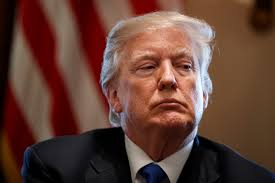
#> input picture Trump.jpg, 275 x 183 px
$ python Rotation.py
#> lines starting #> are read from the running program, lines starting #| are printed output that depends on the picture
import cv2
import numpy as np

image= cv2.imread("Trump.jpg")
#> image is the input picture: shape (183, 275, 3); mean B, G, R 52.6, 63.5, 98.1

height, width = image.shape[:2]
#> height = 183; width = 275

rotation_matrix = cv2.getRotationMatrix2D((width/2, height/2), 60, 1)
rotated_image = cv2.warpAffine(image, rotation_matrix, (width, height))
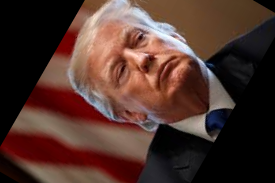
#> rotated_image: shape (183, 275, 3); mean B, G, R 44.3, 51.6, 79.1

cv2.imshow("Trump", image)
cv2.imshow("Rotated image", rotated_image)

cv2.waitKey(0)

cv2.destroyAllWindows()

$ run again, with Lighthouse.jpg copied over Trump.jpg
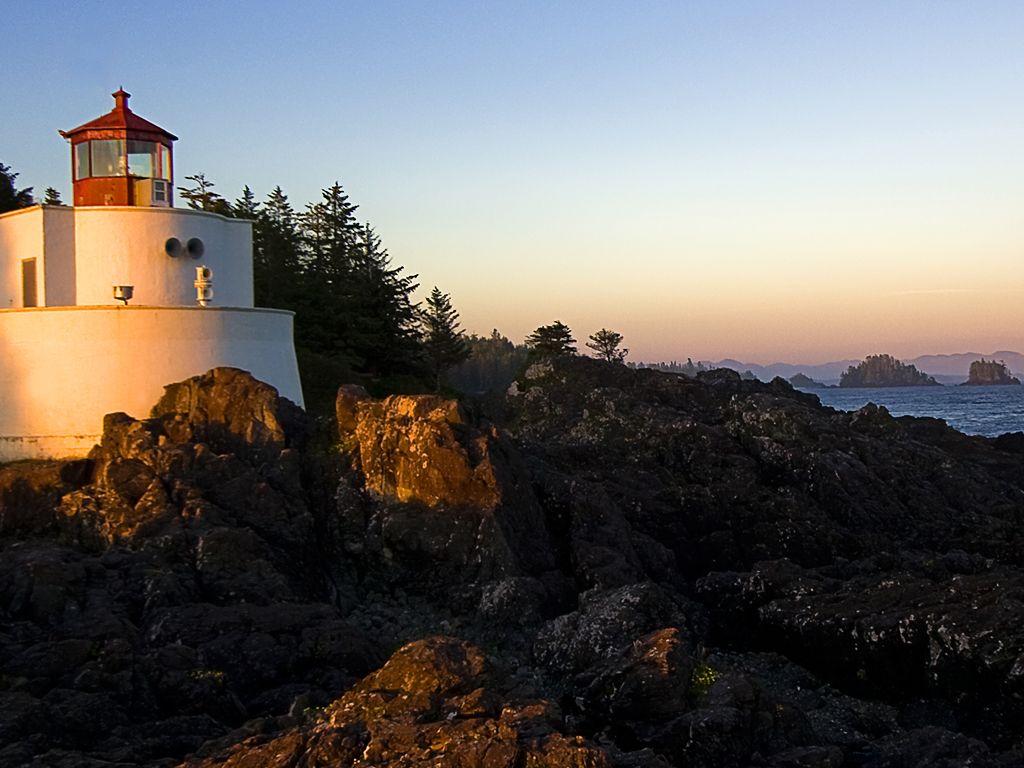
#> input picture Lighthouse.jpg, 1024 x 768 px
#> image is the input picture: shape (768, 1024, 3); mean B, G, R 98.4, 100.9, 104.2
#> `rotated_image = cv2.warpAffine(image, rotation_matrix, (width, height))`:
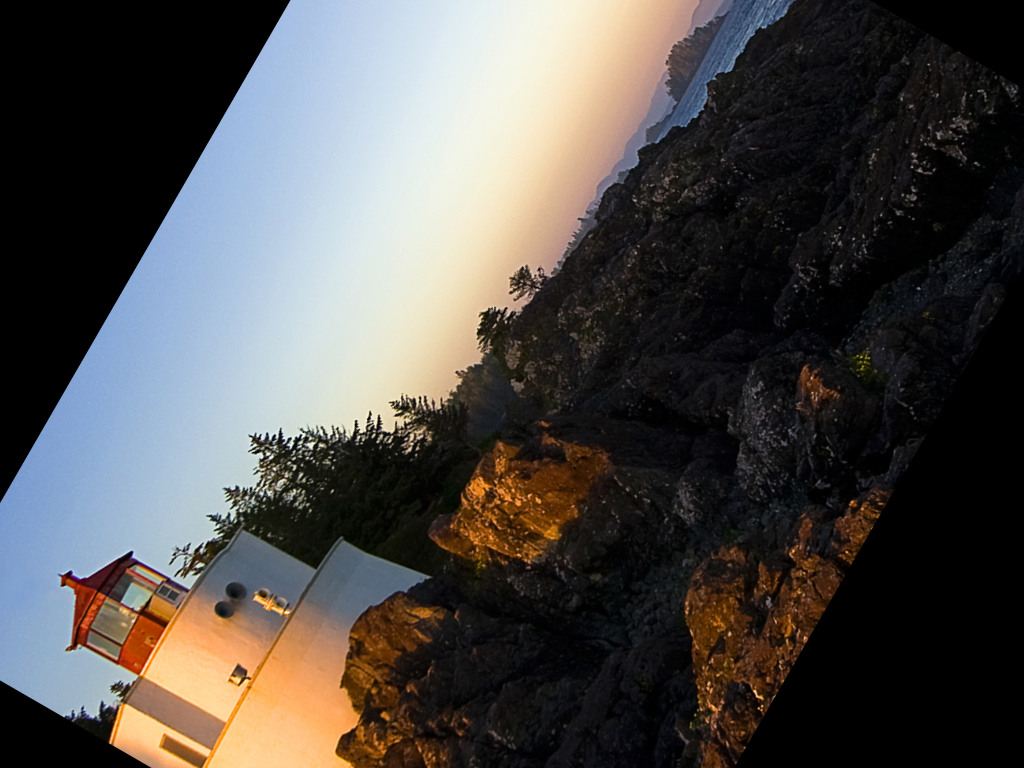
#> rotated_image: shape (768, 1024, 3); mean B, G, R 74.5, 76.8, 79.6

$ run again, with Moon sinking, sun rising.jpg copied over Trump.jpg
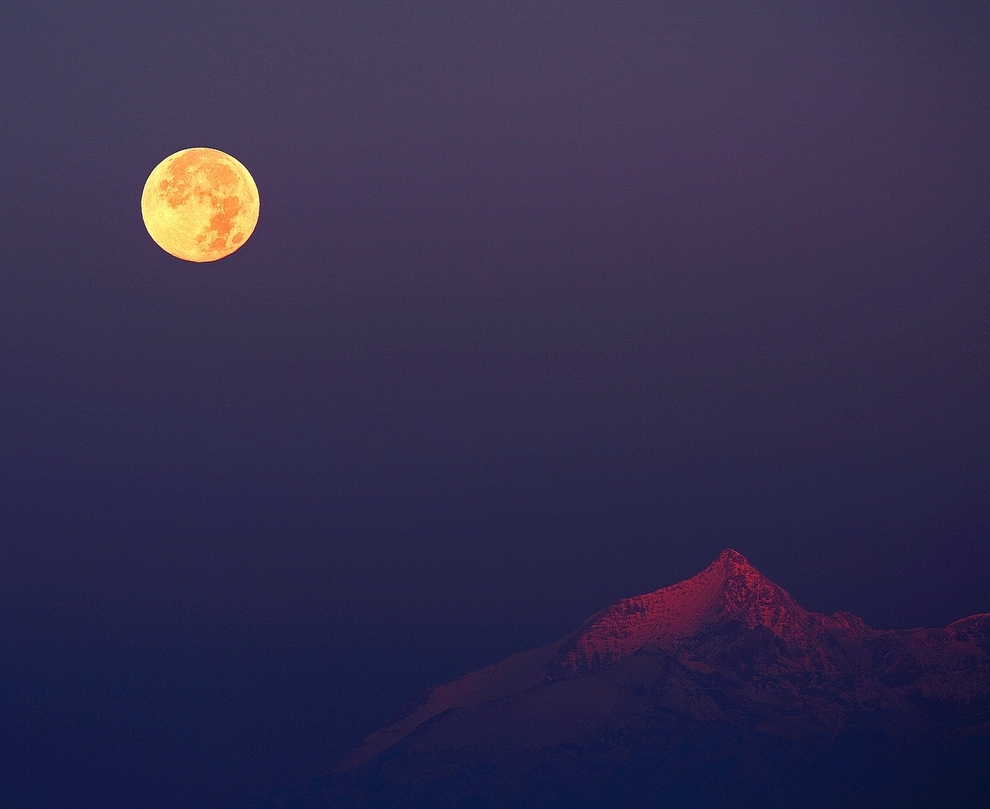
#> input picture Moon sinking, sun rising.jpg, 990 x 809 px
#> image is the input picture: shape (809, 990, 3); mean B, G, R 77.6, 45.5, 51.7
#> `rotated_image = cv2.warpAffine(image, rotation_matrix, (width, height))`:
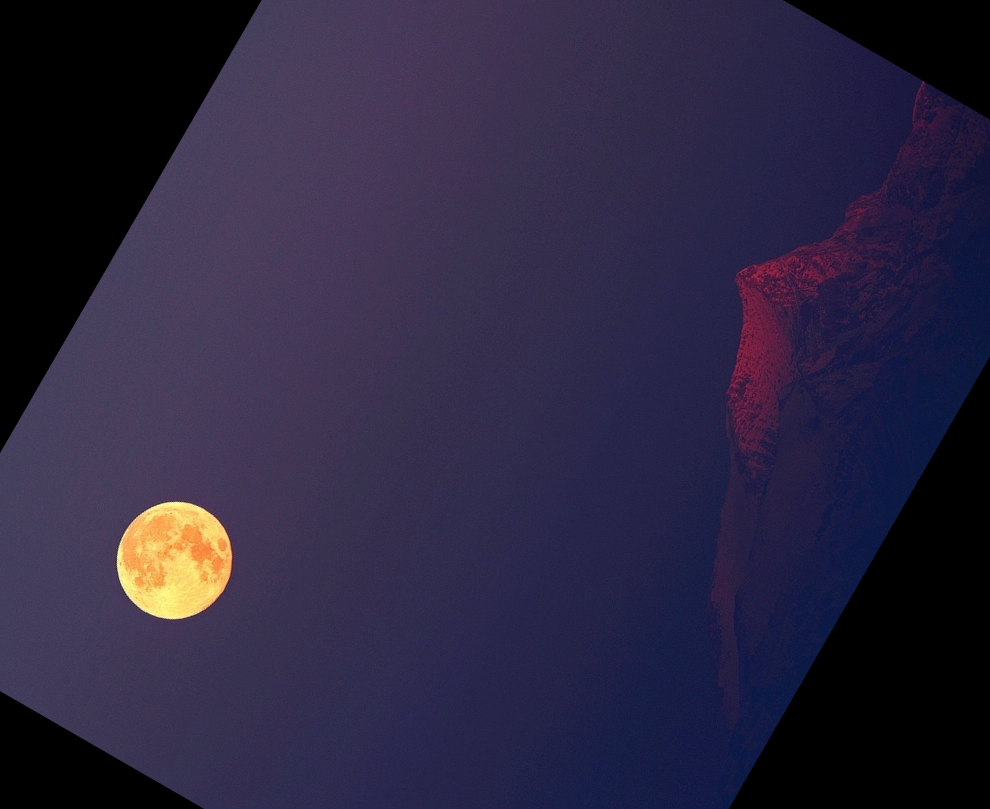
#> rotated_image: shape (809, 990, 3); mean B, G, R 64, 38.1, 43.9
